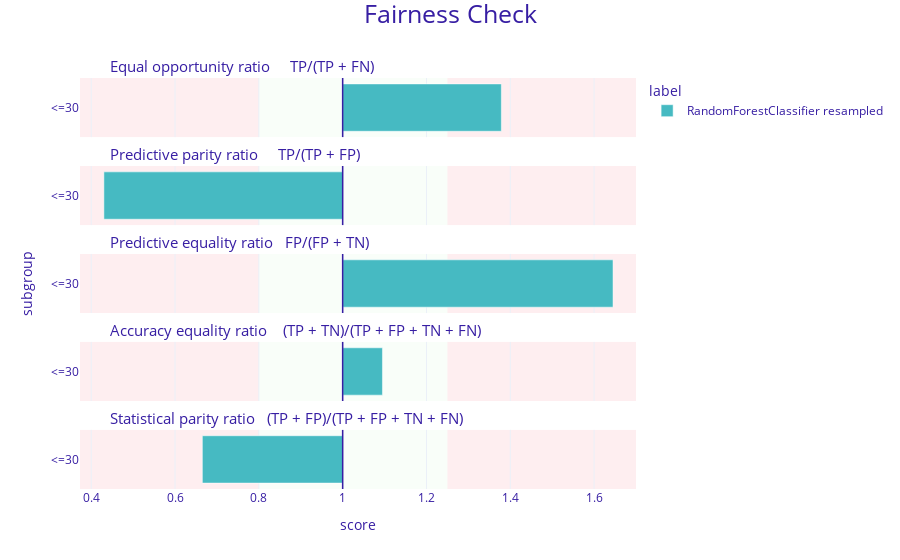

Write notebook code for a chart like this one.
### Code cell
show_fairness(explainer)

### Figure 1 — Plotly figure (JSON) as saved in the notebook; plotly's stock layout.template omitted (floating-point values rounded to 4 significant figures)
{"data": [{"alignmentgroup": "True", "customdata": [["<=30", 1.379, "RandomForestClassifier resampled"]], "hovertemplate": "<b>%{customdata[2]}</b><br>Subgroup: %{customdata[0]}<br>Score: %{customdata[1]}<br><extra></extra>", "legendgroup": "RandomForestClassifier resampled", "marker": {"color": "#46bac2", "pattern": {"shape": ""}}, "name": "RandomForestClassifier resampled", "offsetgroup": "RandomForestClassifier resampled", "orientation": "h", "showlegend": true, "textposition": "auto", "type": "bar", "x": [0.3787], "xaxis": "x5", "y": [0.5], "yaxis": "y5"}, {"alignmentgroup": "True", "customdata": [["<=30", 0.43, "RandomForestClassifier resampled"]], "hovertemplate": "<b>%{customdata[2]}</b><br>Subgroup: %{customdata[0]}<br>Score: %{customdata[1]}<br><extra></extra>", "legendgroup": "RandomForestClassifier resampled", "marker": {"color": "#46bac2", "pattern": {"shape": ""}}, "name": "RandomForestClassifier resampled", "offsetgroup": "RandomForestClassifier resampled", "orientation": "h", "showlegend": false, "textposition": "auto", "type": "bar", "x": [-0.5698], "xaxis": "x4", "y": [0.5], "yaxis": "y4"}, {"alignmentgroup": "True", "customdata": [["<=30", 1.645, "RandomForestClassifier resampled"]], "hovertemplate": "<b>%{customdata[2]}</b><br>Subgroup: %{customdata[0]}<br>Score: %{customdata[1]}<br><extra></extra>", "legendgroup": "RandomForestClassifier resampled", "marker": {"color": "#46bac2", "pattern": {"shape": ""}}, "name": "RandomForestClassifier resampled", "offsetgroup": "RandomForestClassifier resampled", "orientation": "h", "showlegend": false, "textposition": "auto", "type": "bar", "x": [0.6452], "xaxis": "x3", "y": [0.5], "yaxis": "y3"}, {"alignmentgroup": "True", "customdata": [["<=30", 1.095, "RandomForestClassifier resampled"]], "hovertemplate": "<b>%{customdata[2]}</b><br>Subgroup: %{customdata[0]}<br>Score: %{customdata[1]}<br><extra></extra>", "legendgroup": "RandomForestClassifier resampled", "marker": {"color": "#46bac2", "pattern": {"shape": ""}}, "name": "RandomForestClassifier resampled", "offsetgroup": "RandomForestClassifier resampled", "orientation": "h", "showlegend": false, "textposition": "auto", "type": "bar", "x": [0.09494], "xaxis": "x2", "y": [0.5], "yaxis": "y2"}, {"alignmentgroup": "True", "customdata": [["<=30", 0.665, "RandomForestClassifier resampled"]], "hovertemplate": "<b>%{customdata[2]}</b><br>Subgroup: %{customdata[0]}<br>Score: %{customdata[1]}<br><extra></extra>", "legendgroup": "RandomForestClassifier resampled", "marker": {"color": "#46bac2", "pattern": {"shape": ""}}, "name": "RandomForestClassifier resampled", "offsetgroup": "RandomForestClassifier resampled", "orientation": "h", "showlegend": false, "textposition": "auto", "type": "bar", "x": [-0.3349], "xaxis": "x", "y": [0.5], "yaxis": "y"}], "layout": {"annotations": [{"font": {"size": 15}, "showarrow": false, "text": "Statistical parity ratio   (TP + FP)/(TP + FP + TN + FN)", "x": 0.05, "xanchor": "left", "xref": "paper", "y": 0.144, "yanchor": "bottom", "yref": "paper"}, {"font": {"size": 15}, "showarrow": false, "text": "Accuracy equality ratio    (TP + TN)/(TP + FP + TN + FN)", "x": 0.05, "xanchor": "left", "xref": "paper", "y": 0.358, "yanchor": "bottom", "yref": "paper"}, {"font": {"size": 15}, "showarrow": false, "text": "Predictive equality ratio   FP/(FP + TN)", "x": 0.05, "xanchor": "left", "xref": "paper", "y": 0.572, "yanchor": "bottom", "yref": "paper"}, {"font": {"size": 15}, "showarrow": false, "text": "Predictive parity ratio     TP/(TP + FP)", "x": 0.05, "xanchor": "left", "xref": "paper", "y": 0.786, "yanchor": "bottom", "yref": "paper"}, {"font": {"size": 15}, "showarrow": false, "text": "Equal opportunity ratio     TP/(TP + FN)", "x": 0.05, "xanchor": "left", "xref": "paper", "y": 1, "yanchor": "bottom", "yref": "paper"}], "autosize": true, "barmode": "group", "font": {"color": "#371ea3"}, "legend": {"title": {"text": "label"}, "tracegroupgap": 0}, "margin": {"b": 71, "r": 30, "t": 78}, "shapes": [{"fillcolor": "#f05a71", "layer": "below", "line": {"width": 0}, "opacity": 0.1, "type": "rect", "x0": 0.25, "x1": 0.7, "xref": "x", "y0": 0, "y1": 1, "yref": "y"}, {"fillcolor": "#f05a71", "layer": "below", "line": {"width": 0}, "opacity": 0.1, "type": "rect", "x0": -0.6268, "x1": -0.2, "xref": "x", "y0": 0, "y1": 1, "yref": "y"}, {"fillcolor": "#c7f5bf", "layer": "below", "line": {"width": 0}, "opacity": 0.1, "type": "rect", "x0": -0.2, "x1": 0.25, "xref": "x", "y0": 0, "y1": 1, "yref": "y"}, {"line": {"color": "#371ea3", "width": 1.5}, "type": "line", "x0": 0, "x1": 0, "xref": "x", "y0": 0, "y1": 1, "yref": "y"}, {"fillcolor": "#f05a71", "layer": "below", "line": {"width": 0}, "opacity": 0.1, "type": "rect", "x0": 0.25, "x1": 0.7, "xref": "x", "y0": 0, "y1": 1, "yref": "y2"}, {"fillcolor": "#f05a71", "layer": "below", "line": {"width": 0}, "opacity": 0.1, "type": "rect", "x0": -0.6268, "x1": -0.2, "xref": "x", "y0": 0, "y1": 1, "yref": "y2"}, {"fillcolor": "#c7f5bf", "layer": "below", "line": {"width": 0}, "opacity": 0.1, "type": "rect", "x0": -0.2, "x1": 0.25, "xref": "x", "y0": 0, "y1": 1, "yref": "y2"}, {"line": {"color": "#371ea3", "width": 1.5}, "type": "line", "x0": 0, "x1": 0, "xref": "x", "y0": 0, "y1": 1, "yref": "y2"}, {"fillcolor": "#f05a71", "layer": "below", "line": {"width": 0}, "opacity": 0.1, "type": "rect", "x0": 0.25, "x1": 0.7, "xref": "x", "y0": 0, "y1": 1, "yref": "y3"}, {"fillcolor": "#f05a71", "layer": "below", "line": {"width": 0}, "opacity": 0.1, "type": "rect", "x0": -0.6268, "x1": -0.2, "xref": "x", "y0": 0, "y1": 1, "yref": "y3"}, {"fillcolor": "#c7f5bf", "layer": "below", "line": {"width": 0}, "opacity": 0.1, "type": "rect", "x0": -0.2, "x1": 0.25, "xref": "x", "y0": 0, "y1": 1, "yref": "y3"}, {"line": {"color": "#371ea3", "width": 1.5}, "type": "line", "x0": 0, "x1": 0, "xref": "x", "y0": 0, "y1": 1, "yref": "y3"}, {"fillcolor": "#f05a71", "layer": "below", "line": {"width": 0}, "opacity": 0.1, "type": "rect", "x0": 0.25, "x1": 0.7, "xref": "x", "y0": 0, "y1": 1, "yref": "y4"}, {"fillcolor": "#f05a71", "layer": "below", "line": {"width": 0}, "opacity": 0.1, "type": "rect", "x0": -0.6268, "x1": -0.2, "xref": "x", "y0": 0, "y1": 1, "yref": "y4"}, {"fillcolor": "#c7f5bf", "layer": "below", "line": {"width": 0}, "opacity": 0.1, "type": "rect", "x0": -0.2, "x1": 0.25, "xref": "x", "y0": 0, "y1": 1, "yref": "y4"}, {"line": {"color": "#371ea3", "width": 1.5}, "type": "line", "x0": 0, "x1": 0, "xref": "x", "y0": 0, "y1": 1, "yref": "y4"}, {"fillcolor": "#f05a71", "layer": "below", "line": {"width": 0}, "opacity": 0.1, "type": "rect", "x0": 0.25, "x1": 0.7, "xref": "x", "y0": 0, "y1": 1, "yref": "y5"}, {"fillcolor": "#f05a71", "layer": "below", "line": {"width": 0}, "opacity": 0.1, "type": "rect", "x0": -0.6268, "x1": -0.2, "xref": "x", "y0": 0, "y1": 1, "yref": "y5"}, {"fillcolor": "#c7f5bf", "layer": "below", "line": {"width": 0}, "opacity": 0.1, "type": "rect", "x0": -0.2, "x1": 0.25, "xref": "x", "y0": 0, "y1": 1, "yref": "y5"}, {"line": {"color": "#371ea3", "width": 1.5}, "type": "line", "x0": 0, "x1": 0, "xref": "x", "y0": 0, "y1": 1, "yref": "y5"}], "title": {"font": {"size": 25}, "text": "Fairness Check", "x": 0.5, "y": 0.99}, "xaxis": {"anchor": "y", "domain": [0, 1], "range": [-0.6268, 0.7], "ticktext": [0.2, 0.4, 0.6, 0.8, 1, 1.2, 1.4, 1.6, 1], "tickvals": [-0.8, -0.6, -0.4, -0.2, 0, 0.2, 0.4, 0.6, 0], "title": {"text": "score"}, "type": "linear"}, "xaxis2": {"anchor": "y2", "domain": [0, 1], "matches": "x", "range": [-0.6268, 0.7], "showticklabels": false, "ticktext": [0.2, 0.4, 0.6, 0.8, 1, 1.2, 1.4, 1.6, 1], "tickvals": [-0.8, -0.6, -0.4, -0.2, 0, 0.2, 0.4, 0.6, 0], "type": "linear"}, "xaxis3": {"anchor": "y3", "domain": [0, 1], "matches": "x", "range": [-0.6268, 0.7], "showticklabels": false, "ticktext": [0.2, 0.4, 0.6, 0.8, 1, 1.2, 1.4, 1.6, 1], "tickvals": [-0.8, -0.6, -0.4, -0.2, 0, 0.2, 0.4, 0.6, 0], "type": "linear"}, "xaxis4": {"anchor": "y4", "domain": [0, 1], "matches": "x", "range": [-0.6268, 0.7], "showticklabels": false, "ticktext": [0.2, 0.4, 0.6, 0.8, 1, 1.2, 1.4, 1.6, 1], "tickvals": [-0.8, -0.6, -0.4, -0.2, 0, 0.2, 0.4, 0.6, 0], "type": "linear"}, "xaxis5": {"anchor": "y5", "domain": [0, 1], "matches": "x", "range": [-0.6268, 0.7], "showticklabels": false, "ticktext": [0.2, 0.4, 0.6, 0.8, 1, 1.2, 1.4, 1.6, 1], "tickvals": [-0.8, -0.6, -0.4, -0.2, 0, 0.2, 0.4, 0.6, 0], "type": "linear"}, "yaxis": {"anchor": "x", "domain": [0, 0.144], "range": [0, 1], "showgrid": false, "ticktext": ["<=30"], "tickvals": [0.5], "title": {"text": ""}, "type": "linear", "zeroline": false}, "yaxis2": {"anchor": "x2", "domain": [0.214, 0.358], "matches": "y", "range": [0, 1], "showgrid": false, "ticktext": ["<=30"], "tickvals": [0.5], "title": {"text": ""}, "type": "linear", "zeroline": false}, "yaxis3": {"anchor": "x3", "domain": [0.428, 0.572], "matches": "y", "range": [0, 1], "showgrid": false, "ticktext": ["<=30"], "tickvals": [0.5], "title": {"text": "subgroup"}, "type": "linear", "zeroline": false}, "yaxis4": {"anchor": "x4", "domain": [0.642, 0.786], "matches": "y", "range": [0, 1], "showgrid": false, "ticktext": ["<=30"], "tickvals": [0.5], "title": {"text": ""}, "type": "linear", "zeroline": false}, "yaxis5": {"anchor": "x5", "domain": [0.856, 1], "matches": "y", "range": [0, 1], "showgrid": false, "ticktext": ["<=30"], "tickvals": [0.5], "title": {"text": ""}, "type": "linear", "zeroline": false}}}
